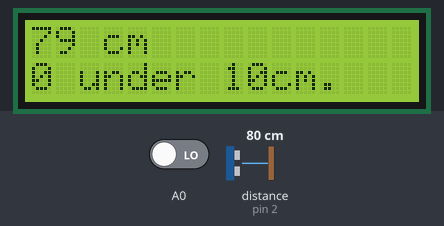
Bench run of a sketch on a simulated Arduino Uno, built with avr-gcc and run on an emulated ATmega328P. Shown: 16×2 character LCD. Wiring (inferred from the names in the program): ultrasonic range finder: trigger pin 3; echo pin 2. The inputs (shaded band) are chosen by the test bench; at power-on: distance to the obstacle (sensor on pin 2) 80 cm, A0 LOW. The echo pulse lasts 58.3 µs per cm.

Above: at 1.2 s.
1.3 s: distance to the obstacle (sensor on pin 2) set to 194 cm
At 2.7 s:
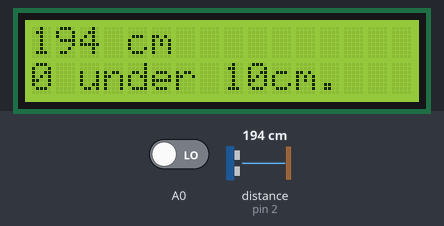
3.1 s: distance to the obstacle (sensor on pin 2) set to 205 cm
At 4.3 s:
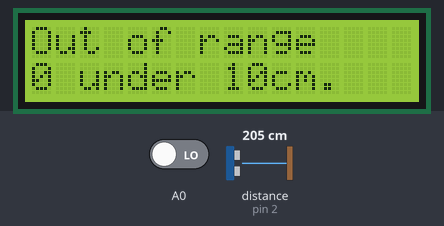
4.6 s: distance to the obstacle (sensor on pin 2) set to 2 cm
At 5.1 s:
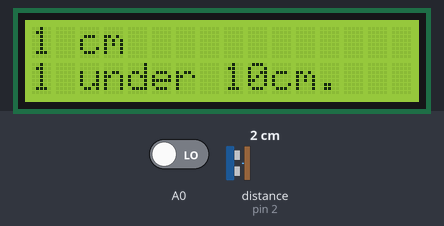
Timing chart, 0 to 7.6 s (numbered marks = the images above; inputs shaded):
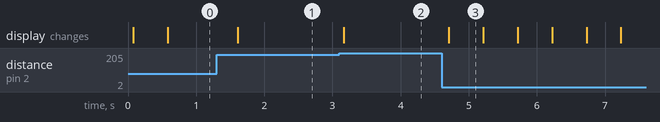

Measured:
- the behaviour switches between 199 and 200 cm on distance to the obstacle (sensor on pin 2) (found by bisection; images 1 and 2)
- after the input at 1.3 s, the display: changes after 0.31 s (image 1)
- after the input at 3.1 s, the display: changes after 0.06 s (image 2)
- after the input at 4.6 s, the display: changes after 0.11 s (image 3)
- what the display in image 3 shows lasts 0.5 s, from 4.7 s to 5.2 s

The sketch:

main.ino
```cpp
// LCD screen
#include <LiquidCrystal.h>
LiquidCrystal lcd(8, 9, 4, 5, 6, 7);

// Range Finder
#define trigPin 3
#define echoPin 2
int maximumRange = 200; // Maximum range needed
int minimumRange = 0; // Minimum range needed
long duration, distance; // Duration used to calculate distance

// Fun stuff
int count = 0;

void setup(){
  // Define LCD Display
  lcd.begin(16, 2);
  lcd.write("Begin");

  // Range finder
  pinMode(trigPin, OUTPUT);
  pinMode(echoPin, INPUT);
  pinMode(A0, INPUT);
}

void loop() {
  // lcd.clear();
  if(not digitalRead(A0)){
    // lcd.write("Pushing A0");
    takeRangeReading();
    delay(500);
  }
  //Delay 50ms before next reading.
  // delay(1000);
}

void takeRangeReading() {
  /* The following trigPin/echoPin cycle is used to determine the
   distance of the nearest object by bouncing soundwaves off of it. */
   digitalWrite(trigPin, LOW);
   delayMicroseconds(2);

   digitalWrite(trigPin, HIGH);
   delayMicroseconds(10);

   digitalWrite(trigPin, LOW);
   duration = pulseIn(echoPin, HIGH);

   //Calculate the distance (in cm) based on the speed of sound.
   distance = duration/58.2;

   if (distance >= maximumRange || distance <= minimumRange){
     /* Send a negative number to computer and Turn LED ON
     to indicate "out of range" */
     lcd.clear();
     lcd.write("Out of range");
   }
   else {
     /* Send the distance to the computer using Serial protocol, and
     turn LED OFF to indicate successful reading. */
     Serial.println(distance);
     lcd.clear();
     lcd.print(String(distance) + " cm");
     if(distance < 10){
        count += 1;
      }
   }
  lcd.setCursor(0, 1);
  lcd.print(String(count) + " under 10cm.");
}
```
